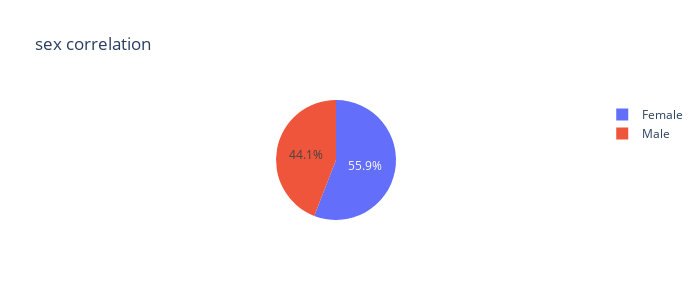

This figure's notebook cell:
### Code cell
px.pie(
data_frame = churn_data,
values = 'Exited',
names = 'Gender',
height = 300, 
width = 700,
title = 'sex correlation'
)

### Figure 1 — Plotly figure (JSON) as saved in the notebook; plotly's stock layout.template omitted (floating-point values rounded to 4 significant figures; data arrays with more than 128 entries replaced by an {"elided": "..."} marker saying what was removed)
{"data": [{"domain": {"x": [0, 1], "y": [0, 1]}, "hovertemplate": "Gender=%{label}<br>Exited=%{value}<extra></extra>", "labels": {"elided": "10000 str values"}, "legendgroup": "", "name": "", "showlegend": true, "type": "pie", "values": {"elided": "10000 int values"}}], "layout": {"height": 300, "legend": {"tracegroupgap": 0}, "title": {"text": "sex correlation"}, "width": 700}}
